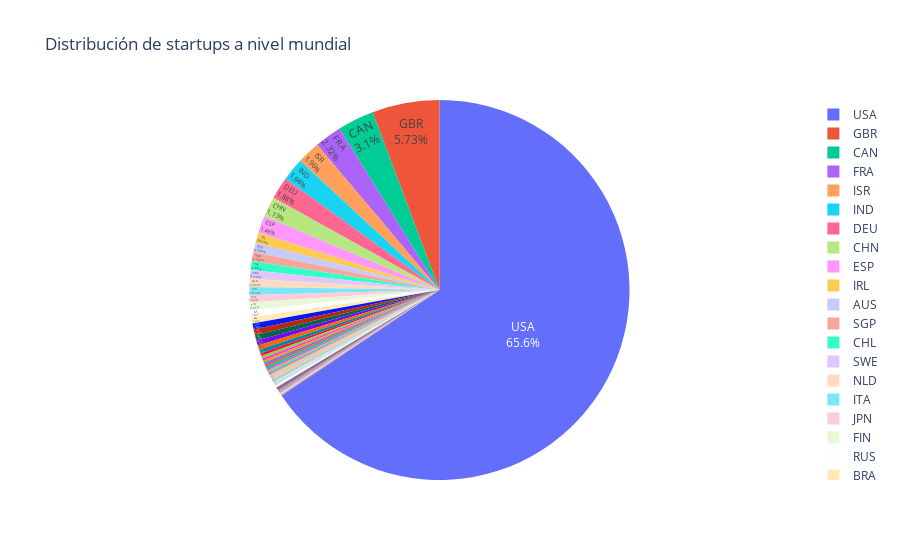

Notebook cell for this chart:
### Code cell
#Pie chart con Plotly
import plotly.express as px

fig = px.pie(group_country_count, values='startups', names='country_code', title='Distribución de startups a nivel mundial')
fig.update_traces(textposition='inside', textinfo='percent+label')
#fig.update_layout(uniformtext_minsize=12, uniformtext_mode='hide')
fig.show()

### Figure 1 — Plotly figure (JSON) as saved in the notebook; plotly's stock layout.template omitted (floating-point values rounded to 4 significant figures)
{"data": [{"domain": {"x": [0, 1], "y": [0, 1]}, "hovertemplate": "country_code=%{label}<br>startups=%{value}<extra></extra>", "labels": ["USA", "GBR", "CAN", "FRA", "ISR", "IND", "DEU", "CHN", "ESP", "IRL", "AUS", "SGP", "CHL", "SWE", "NLD", "ITA", "JPN", "FIN", "RUS", "BRA", "KOR", "CHE", "ARG", "DNK", "BEL", "HKG", "POL", "AUT", "TUR", "NOR", "PRT", "ARE", "MEX", "EST", "BGR", "UKR", "HUN", "NZL", "GRC", "MYS", "CZE", "ZAF", "THA", "PHL", "LTU", "IDN", "COL", "ROM", "TWN", "JOR", "SVN", "LUX", "ISL", "EGY", "PER", "KEN", "NGA", "SVK", "PAK", "VNM", "LBN", "GHA", "CYP", "BGD", "LVA", "CYM", "SLV", "SRB", "HRV", "UGA", "PAN", "URY", "MAR", "CRI", "BHR", "SAU", "BLR", "GIB", "MDA", "UZB", "TTO", "MMR", "BHS", "ARM", "AZE", "TUN", "SOM", "MKD", "JAM", "MUS", "TZA", "DZA", "MLT", "MAF"], "legendgroup": "", "name": "", "showlegend": true, "textinfo": "percent+label", "textposition": "inside", "type": "pie", "values": [10963, 957, 518, 387, 328, 325, 315, 289, 244, 146, 135, 128, 125, 123, 116, 111, 107, 107, 99, 88, 88, 83, 78, 69, 63, 54, 40, 35, 35, 33, 30, 30, 29, 27, 27, 23, 21, 21, 19, 18, 18, 16, 16, 15, 15, 14, 14, 13, 12, 11, 9, 8, 8, 7, 7, 6, 6, 5, 5, 5, 5, 4, 4, 4, 4, 4, 3, 3, 3, 3, 2, 2, 2, 2, 2, 2, 2, 2, 1, 1, 1, 1, 1, 1, 1, 1, 1, 1, 1, 1, 1, 1, 1, 1]}], "layout": {"autosize": true, "legend": {"tracegroupgap": 0}, "title": {"text": "Distribución de startups a nivel mundial"}}}
